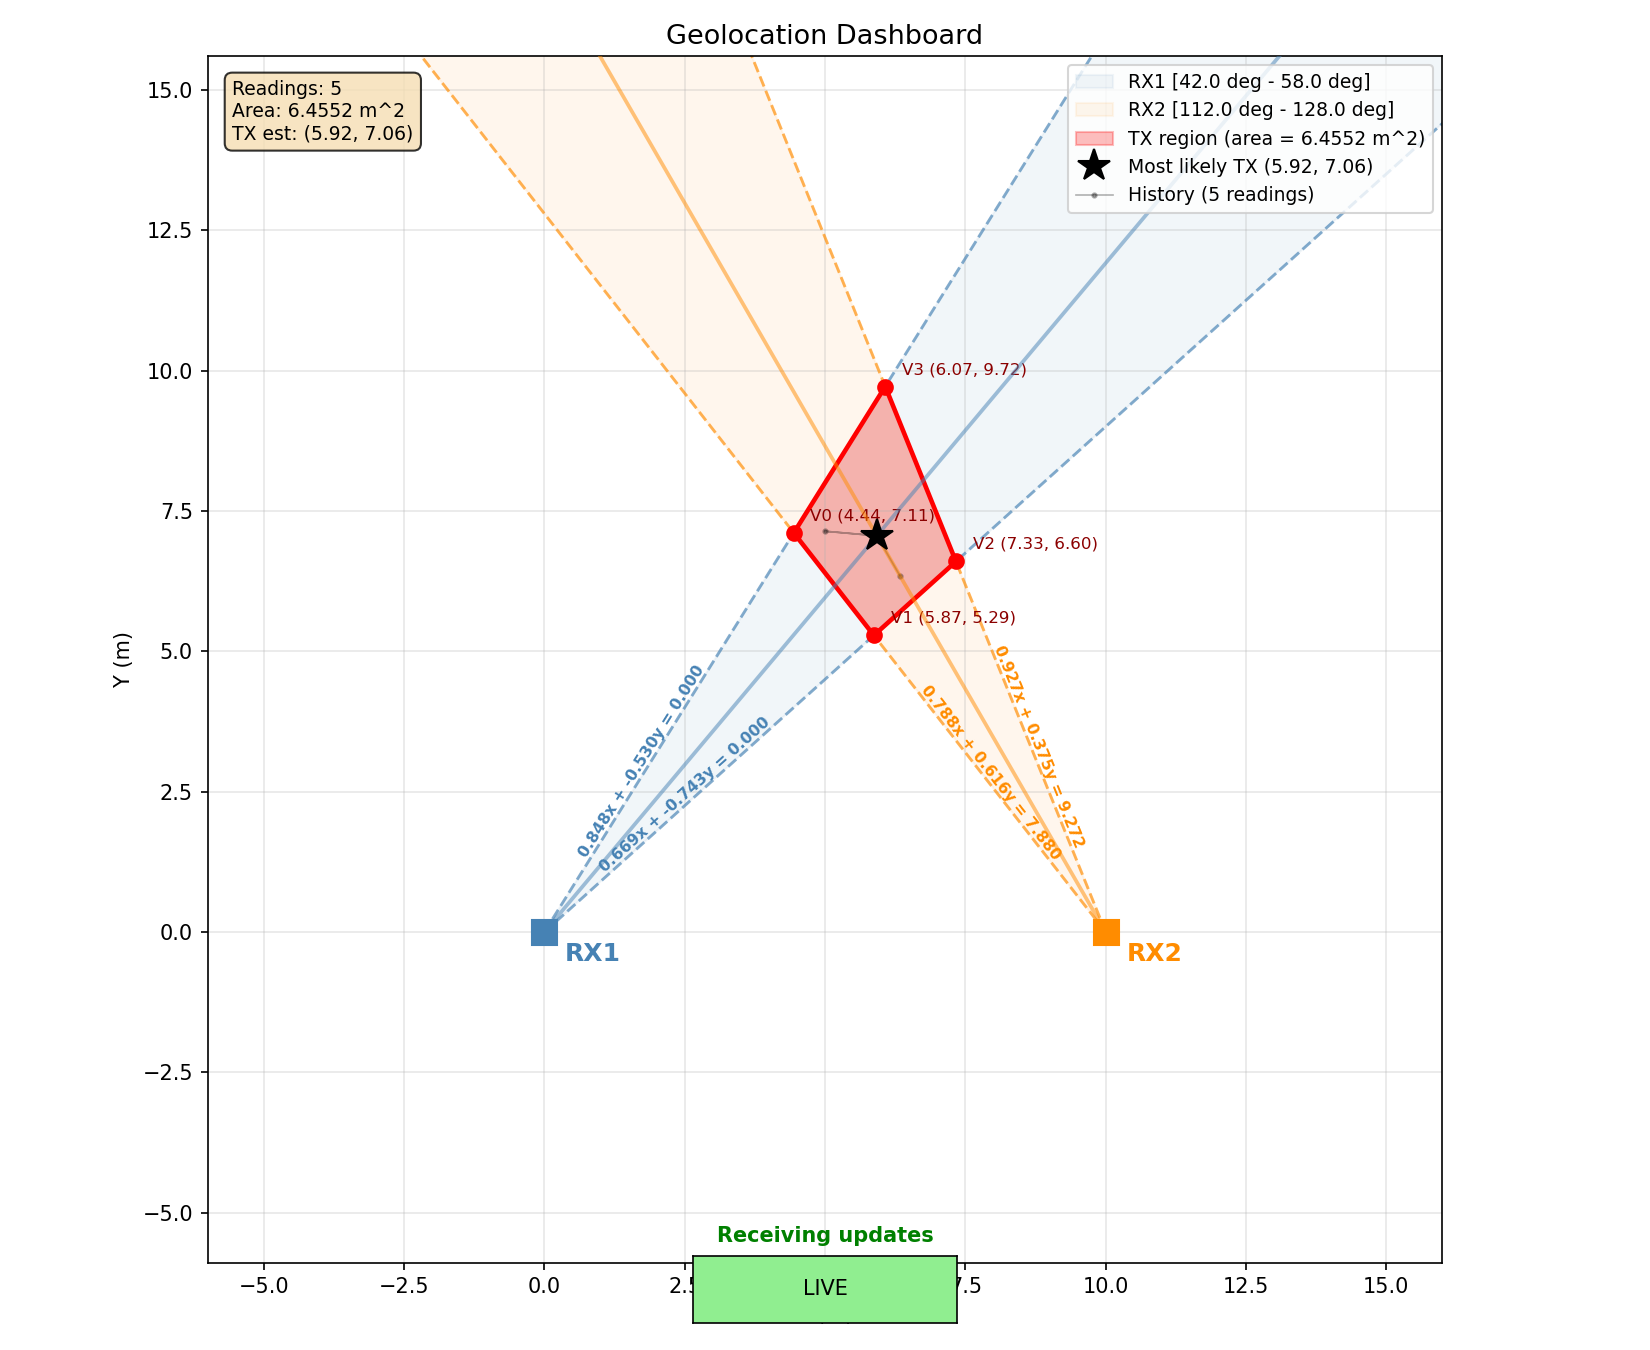

This figure's Python source:
# -*- coding: ascii -*-
"""
Geolocation Dashboard

A live-updating matplotlib window that redraws the geolocation plot
every time new receiver data arrives. Designed to be driven from a
server or data pipeline via the update() method.

Architecture
------------
    +----------+      update(rx1, rx2)      +---------------------+
    |  Server  | -------------------------> | GeolocationDashboard |
    | (your    |   called each time new     | (matplotlib window)  |
    |  code)   |   angles are measured      |                      |
    +----------+                            +---------------------+

The dashboard:
  - Keeps a persistent matplotlib figure open.
  - On each update(), recomputes the intersection and redraws.
  - Stores a history of past TX estimates to show a trail.
  - Has a LIVE/PAUSED button to temporarily block updates.

Usage
-----
    from dashboard import GeolocationDashboard

    dash = GeolocationDashboard()

    # Every time your server gets new angle data:
    dash.update(rx1, rx2)       # first reading
    dash.update(rx1, rx2)       # new reading -> redraws everything
    dash.update(rx1, rx2)       # ...

    # Optional:
    dash.save("snapshot.png")   # save current view to file
    dash.clear_history()        # reset the TX estimate trail
    dash.close()                # close the window

Data format
-----------
Each receiver is a dict:
    {"x": float, "y": float, "min_angle": float, "max_angle": float}

    x, y       -- receiver position in meters
    min_angle  -- left edge of the angular wedge (degrees, CCW from East)
    max_angle  -- right edge of the angular wedge (degrees, CCW from East)
"""

import numpy as np
import matplotlib
matplotlib.use("TkAgg")  # interactive backend -- change to "Qt5Agg" if needed
import matplotlib.pyplot as plt

from geolocation import (
    compute_intersection, infer_tx
)


class GeolocationDashboard:
    """
    Persistent dashboard that redraws on each update() call.

    The figure stays open between updates. Each call to update()
    clears the plot and redraws everything from scratch with the
    new data. This is simpler and more reliable than trying to
    move individual plot elements.

    Attributes
    ----------
    fig : matplotlib.figure.Figure
        The dashboard figure.
    ax : matplotlib.axes.Axes
        The main plot axes.
    """

    def __init__(self, figsize=(11, 9)):
        """
        Create the dashboard window.

        Parameters
        ----------
        figsize : tuple of (float, float)
            Width and height of the window in inches.
        """
        # plt.ion() enables interactive mode: the window stays open
        # and responsive while the Python program continues running.
        # Without this, plt.show() would block until the window is closed.
        plt.ion()
        self.fig, self.ax = plt.subplots(figsize=figsize)

        # Shrink the plot area to make room for the button at the bottom.
        self.fig.subplots_adjust(bottom=0.12)
        self.fig.canvas.manager.set_window_title("Geolocation Dashboard")

        self._colors = {"RX1": "steelblue", "RX2": "darkorange"}
        self._history = []    # list of (x, y) past TX estimates
        self._paused = False  # when True, update() does nothing
        self._dropped = 0     # how many updates were ignored while paused

        # --- Create the LIVE/PAUSED toggle button ---
        # fig.add_axes([left, bottom, width, height]) in figure coordinates
        # (0,0 = bottom-left, 1,1 = top-right).
        from matplotlib.widgets import Button
        self._btn_ax = self.fig.add_axes([0.42, 0.02, 0.16, 0.05])
        self._btn = Button(self._btn_ax, "LIVE", color="lightgreen",
                           hovercolor="palegreen")
        # Connect the button click to our toggle handler.
        self._btn.on_clicked(self._toggle_pause)
        self._status_text = None  # the text object shown above the button

        # Show the window and do an initial draw.
        plt.show(block=False)
        self.fig.canvas.draw()
        self.fig.canvas.flush_events()

    # --- Pause/resume logic --------------------------------------------------

    def _toggle_pause(self, event):
        """
        Called when the LIVE/PAUSED button is clicked.

        Flips the paused state and updates the button appearance:
        - LIVE (green):   updates are processed normally
        - PAUSED (red):   updates are silently dropped and counted

        Parameters
        ----------
        event : matplotlib.backend_bases.Event
            The click event (unused, but required by matplotlib).
        """
        self._paused = not self._paused
        if self._paused:
            # Switch to paused appearance.
            self._btn.label.set_text("PAUSED")
            self._btn_ax.set_facecolor("salmon")
            self._btn.color = "salmon"
            self._btn.hovercolor = "lightsalmon"
            self._dropped = 0  # reset counter for this pause session
        else:
            # Switch back to live appearance.
            self._btn.label.set_text("LIVE")
            self._btn_ax.set_facecolor("lightgreen")
            self._btn.color = "lightgreen"
            self._btn.hovercolor = "palegreen"
            self._dropped = 0
        self._update_status_text()
        self.fig.canvas.draw()
        self.fig.canvas.flush_events()

    def _update_status_text(self):
        """
        Show or refresh the status message above the button.

        Displays either:
        - "Receiving updates" (green)  when live
        - "Updates blocked (N dropped)" (red)  when paused
        """
        # Remove the old text before creating a new one, otherwise
        # they stack on top of each other.
        if self._status_text:
            self._status_text.remove()
        if self._paused:
            msg = f"Updates blocked ({self._dropped} dropped)"
            color = "red"
        else:
            msg = "Receiving updates"
            color = "green"
        # fig.text() places text in figure coordinates (not data coordinates),
        # so it stays fixed regardless of axis zoom/pan.
        self._status_text = self.fig.text(
            0.50, 0.08, msg, ha="center", fontsize=10,
            color=color, fontweight="bold")

    # --- Main update entry point ---------------------------------------------

    def update(self, rx1, rx2):
        """
        Receive new RX1/RX2 data and redraw the dashboard.

        This is the main method your server should call. It:
        1. Checks if paused -- if so, increments drop counter and returns.
        2. Computes the intersection polygon and area.
        3. Estimates the most likely TX position.
        4. Appends the estimate to history.
        5. Redraws the entire plot.

        Parameters
        ----------
        rx1 : dict
            First receiver: {"x": float, "y": float,
                             "min_angle": float, "max_angle": float}
        rx2 : dict
            Second receiver: same format as rx1.
        """
        # If paused, just count the dropped update and refresh the
        # status text to show the new count.
        if self._paused:
            self._dropped += 1
            self._update_status_text()
            self.fig.canvas.draw()
            self.fig.canvas.flush_events()
            return

        # Run the core geolocation computation.
        area, vertices = compute_intersection(rx1, rx2)
        est = infer_tx(rx1, rx2)

        # Save the estimate for the history trail.
        if est:
            self._history.append(est)

        # Redraw everything with the new data.
        self._draw(rx1, rx2, vertices, area, est)
        self._update_status_text()

    # --- Drawing -------------------------------------------------------------

    def _draw(self, rx1, rx2, vertices, area, est):
        """
        Clear the plot and redraw all visual elements.

        We redraw from scratch each time rather than trying to
        update individual elements. This is simpler and avoids
        issues with stale plot objects.

        Parameters
        ----------
        rx1, rx2 : dict
            Receiver dicts (for positions and angles).
        vertices : list of (float, float)
            Ordered overlap polygon vertices.
        area : float or None
            Polygon area in m^2.
        est : (float, float) or None
            Estimated TX position.
        """
        ax = self.ax
        ax.clear()  # wipe everything from the previous frame

        # --- Auto-zoom: compute bounds from all relevant points ---
        points_x = [rx1["x"], rx2["x"]]
        points_y = [rx1["y"], rx2["y"]]
        if vertices:
            points_x += [v[0] for v in vertices]
            points_y += [v[1] for v in vertices]
        if est:
            points_x.append(est[0])
            points_y.append(est[1])

        margin_x = (max(points_x) - min(points_x)) * 0.4 + 2
        margin_y = (max(points_y) - min(points_y)) * 0.4 + 2
        xlim = (min(points_x) - margin_x, max(points_x) + margin_x)
        ylim = (min(points_y) - margin_y, max(points_y) + margin_y)
        ax.set_xlim(xlim)
        ax.set_ylim(ylim)

        # ray_len for visual drawing only (not used in computation).
        ray_len = max(xlim[1] - xlim[0], ylim[1] - ylim[0]) * 1.5

        # --- Wedge shading ---
        # Draw a filled fan shape for each receiver's angular range.
        # This is the region where the TX could be according to that
        # single receiver alone.
        for rx, name in [(rx1, "RX1"), (rx2, "RX2")]:
            angles = np.linspace(np.radians(rx["min_angle"]),
                                 np.radians(rx["max_angle"]), 100)
            # Build a polygon: receiver -> arc along the wedge -> back to receiver.
            fan_x = [rx["x"]] + [rx["x"] + ray_len * np.cos(a) for a in angles] + [rx["x"]]
            fan_y = [rx["y"]] + [rx["y"] + ray_len * np.sin(a) for a in angles] + [rx["y"]]
            ax.fill(fan_x, fan_y, color=self._colors[name], alpha=0.07,
                    label=f"{name} [{rx['min_angle']:.1f} deg - {rx['max_angle']:.1f} deg]")

        # --- Boundary rays (dashed) with equation labels ---
        # Each receiver has 2 boundary rays (min_angle and max_angle).
        # We draw them as dashed lines and label each with its
        # implicit line equation: a*x + b*y = c
        for rx, name in [(rx1, "RX1"), (rx2, "RX2")]:
            for angle_deg in [rx["min_angle"], rx["max_angle"]]:
                theta = np.radians(angle_deg)
                ex = rx["x"] + ray_len * np.cos(theta)
                ey = rx["y"] + ray_len * np.sin(theta)
                ax.plot([rx["x"], ex], [rx["y"], ey],
                        color=self._colors[name], linewidth=1.4,
                        linestyle="--", alpha=0.65)

                # Place the equation label along the ray.
                ld = 3.5  # distance from receiver to place the label
                lx = rx["x"] + ld * np.cos(theta)
                ly = rx["y"] + ld * np.sin(theta)
                # Compute the implicit line coefficients:
                # sin(t)*(x-rx) - cos(t)*(y-ry) = 0
                # -> sin(t)*x - cos(t)*y = sin(t)*rx - cos(t)*ry
                a_coef = np.sin(theta)
                b_coef = -np.cos(theta)
                c_coef = a_coef * rx["x"] + b_coef * rx["y"]
                eq_str = f"{a_coef:.3f}x + {b_coef:.3f}y = {c_coef:.3f}"
                # Rotate the label to align with the ray direction.
                rot = np.degrees(theta)
                if rot > 90:
                    rot -= 180  # keep text right-side-up
                ax.annotate(eq_str, (lx, ly), fontsize=7.5,
                            color=self._colors[name], fontweight="bold",
                            rotation=rot, rotation_mode="anchor",
                            ha="center", va="bottom")

        # --- Intersection polygon (the red TX region) ---
        # This is where BOTH receivers agree the TX could be.
        if vertices:
            poly_x = [v[0] for v in vertices] + [vertices[0][0]]
            poly_y = [v[1] for v in vertices] + [vertices[0][1]]
            ax.fill(poly_x, poly_y, color="red", alpha=0.25,
                    label=f"TX region (area = {area:.4f} m^2)")
            ax.plot(poly_x, poly_y, color="red", linewidth=2.2)

            # Label each vertex.
            for i, (vx, vy) in enumerate(vertices):
                ax.plot(vx, vy, "ro", markersize=7, zorder=5)
                ax.annotate(f"V{i} ({vx:.2f}, {vy:.2f})",
                            (vx, vy), textcoords="offset points",
                            xytext=(8, 6), fontsize=8, color="darkred")

        # --- Center rays (solid) and most likely TX (star) ---
        # The center rays bisect each wedge. Their intersection is the
        # best single-point estimate of where the TX is.
        # Drawn as solid lines to distinguish from the dashed boundaries.
        if est:
            c1 = (rx1["min_angle"] + rx1["max_angle"]) / 2.0
            c2 = (rx2["min_angle"] + rx2["max_angle"]) / 2.0
            for rx, ang, name in [(rx1, c1, "RX1"), (rx2, c2, "RX2")]:
                theta = np.radians(ang)
                ax.plot([rx["x"], rx["x"] + ray_len * np.cos(theta)],
                        [rx["y"], rx["y"] + ray_len * np.sin(theta)],
                        color=self._colors[name], linewidth=1.8,
                        linestyle="-", alpha=0.5, zorder=3)

            ax.plot(est[0], est[1], "k*", markersize=16, zorder=7,
                    label=f"Most likely TX ({est[0]:.2f}, {est[1]:.2f})")

        # --- Past estimates trail ---
        # Shows how the TX estimate has moved over successive readings.
        # Useful for seeing if the TX is moving or if the estimate is
        # converging as measurements improve.
        if len(self._history) > 1:
            hx = [p[0] for p in self._history]
            hy = [p[1] for p in self._history]
            ax.plot(hx, hy, "k.-", alpha=0.3, markersize=4, linewidth=0.8,
                    label=f"History ({len(self._history)} readings)")

        # --- Receiver positions (squares) ---
        for rx, name, col in [(rx1, "RX1", "steelblue"), (rx2, "RX2", "darkorange")]:
            ax.plot(rx["x"], rx["y"], "s", color=col, markersize=12, zorder=6)
            ax.annotate(name, (rx["x"], rx["y"]), textcoords="offset points",
                        xytext=(10, -14), fontsize=12, fontweight="bold", color=col)

        # --- Info box (top-left corner) ---
        # Shows reading count, area, and current TX estimate at a glance.
        info_lines = [f"Readings: {len(self._history)}"]
        if area is not None:
            info_lines.append(f"Area: {area:.4f} m^2")
        if est:
            info_lines.append(f"TX est: ({est[0]:.2f}, {est[1]:.2f})")
        info_text = "\n".join(info_lines)
        # transform=ax.transAxes makes coordinates relative to the axes
        # (0,0 = bottom-left, 1,1 = top-right) instead of data coordinates.
        ax.text(0.02, 0.98, info_text, transform=ax.transAxes,
                fontsize=9, verticalalignment="top",
                bbox=dict(boxstyle="round,pad=0.4", facecolor="wheat", alpha=0.8))

        # --- Axis labels and formatting ---
        ax.set_aspect("equal")   # 1 meter on X = 1 meter on Y visually
        ax.set_xlabel("X (m)")
        ax.set_ylabel("Y (m)")
        ax.set_title("Geolocation Dashboard", fontsize=13)
        ax.legend(loc="upper right", fontsize=9)
        ax.grid(True, alpha=0.3)

        # Redraw the canvas to show the changes.
        self.fig.tight_layout()
        self.fig.canvas.draw()
        self.fig.canvas.flush_events()

    # --- Utility methods -----------------------------------------------------

    def clear_history(self):
        """Reset the TX estimate history trail."""
        self._history = []

    def save(self, path="dashboard.png", dpi=150):
        """
        Save the current dashboard view to an image file.

        Parameters
        ----------
        path : str
            Output file path (e.g., "dashboard.png").
        dpi : int
            Resolution in dots per inch.
        """
        self.fig.savefig(path, dpi=dpi)

    def close(self):
        """Close the dashboard window."""
        plt.close(self.fig)


# --- Demo: simulate a server sending updates ---------------------------------

if __name__ == "__main__":
    import time

    dash = GeolocationDashboard()

    # Simulate 5 readings with slightly changing angles (as if TX is moving).
    # In real use, these would come from your server/hardware.
    readings = [
        ({"x": 0, "y": 0, "min_angle": 30, "max_angle": 60},
         {"x": 10, "y": 0, "min_angle": 100, "max_angle": 140}),

        ({"x": 0, "y": 0, "min_angle": 35, "max_angle": 65},
         {"x": 10, "y": 0, "min_angle": 105, "max_angle": 135}),

        ({"x": 0, "y": 0, "min_angle": 40, "max_angle": 70},
         {"x": 10, "y": 0, "min_angle": 110, "max_angle": 140}),

        ({"x": 0, "y": 0, "min_angle": 38, "max_angle": 62},
         {"x": 10, "y": 0, "min_angle": 108, "max_angle": 132}),

        ({"x": 0, "y": 0, "min_angle": 42, "max_angle": 58},
         {"x": 10, "y": 0, "min_angle": 112, "max_angle": 128}),
    ]

    for i, (rx1, rx2) in enumerate(readings):
        print(f"\n-- Reading {i + 1} --")
        dash.update(rx1, rx2)
        time.sleep(2)  # wait 2 seconds between updates to see the animation

    dash.save("dashboard.png")
    print("\nDone. Close the window to exit.")
    plt.ioff()    # turn off interactive mode
    plt.show()    # block here until the user closes the window
